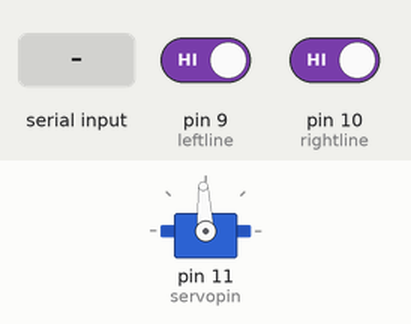
This sketch was run on a simulated Arduino Uno, built with avr-gcc and run on an emulated ATmega328P. On the bench: servo. Inputs (shaded band) come from the test bench; at power-on: pin 9 (leftline) HIGH, pin 10 (rightline) HIGH. What the sketch prints to the serial monitor is not drawn.

Above: at 1.2 s.
1.3 s: "2\n" received over Serial
At 2.1 s:
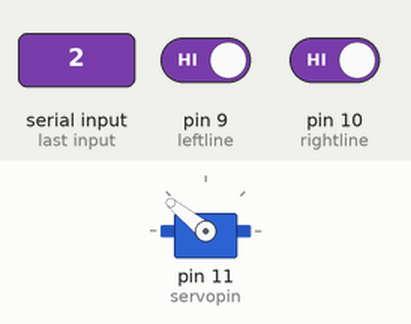
3.8 s: pin 9 (leftline) driven LOW
5.6 s: pin 10 (rightline) driven LOW
7.1 s: pin 9 (leftline) driven HIGH
9.2 s: "90,45\n" received over Serial
12.2 s: "30,150\n" received over Serial
Timing chart, 0 to 15.2 s (numbered marks = the images above; inputs shaded):
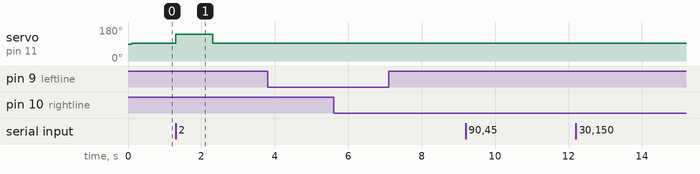

Measured:
- after the input at 1.3 s, servo on pin 11 (servopin): 93° → 141° at once, → 93° 1.0 s later
- after the input at 3.8 s, every drawn part: stays the same
- after the input at 5.6 s, every drawn part: stays the same
- after the input at 7.1 s, every drawn part: stays the same
- after the input at 9.2 s, every drawn part: stays the same
- after the input at 12.2 s, every drawn part: stays the same

The sketch:

candywalker.ino
```cpp
#include <Servo.h>

#define leftline 9
#define rightline 10
#define servopin 11
#define time360 100

Servo servo;

boolean servorunning = false;
boolean meetleft = false;
boolean meetright = false;

long ptime = millis();

void linecheck(){
  meetleft = !digitalRead(leftline);
  meetright = !digitalRead(rightline);
}

void turn360(){
  servo.writeMicroseconds(2000);
  servorunning = true;
  ptime = millis();
}

void servoend(){
  if(millis() - ptime >= time360){
    servo.writeMicroseconds(1500);
    servorunning = false;
  }
}

void tx(){
  byte txdata = meetleft * 8 + meetright * 4 + servorunning * 2 + 1;
  Serial.write(txdata);
}

void rx(){
  while(Serial.available()){
    if(Serial.parseInt() == 2){
      turn360();
    }
  }
}

void setup() {
  // put your setup code here, to run once:
  Serial.begin(9600);
  pinMode(leftline, INPUT);
  pinMode(rightline, INPUT);
  servo.attach(servopin);
}

void loop() {
  // put your main code here, to run repeatedly:
  linecheck();
  tx();
  rx();
  servoend();
}
```
